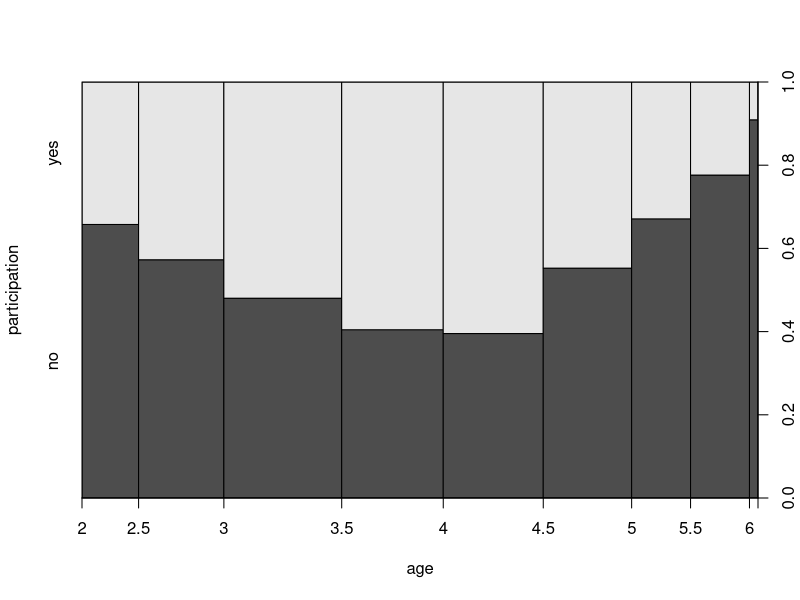
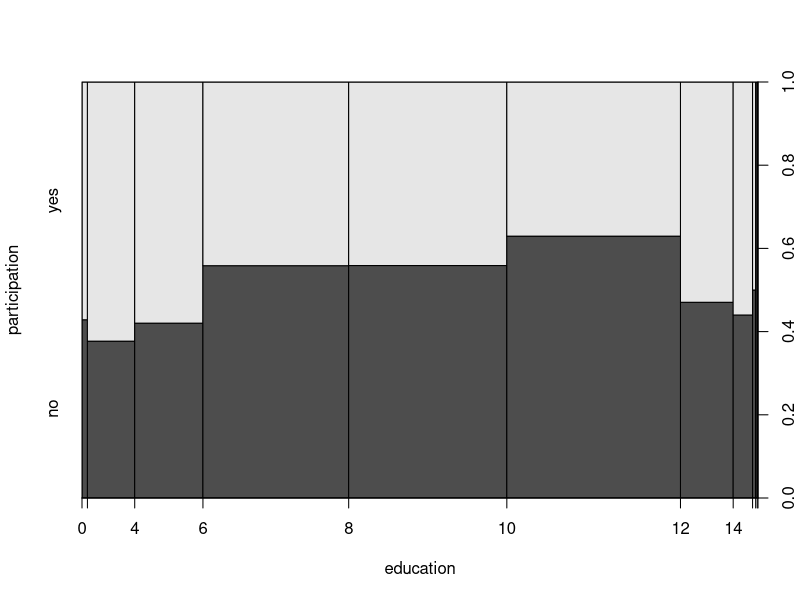
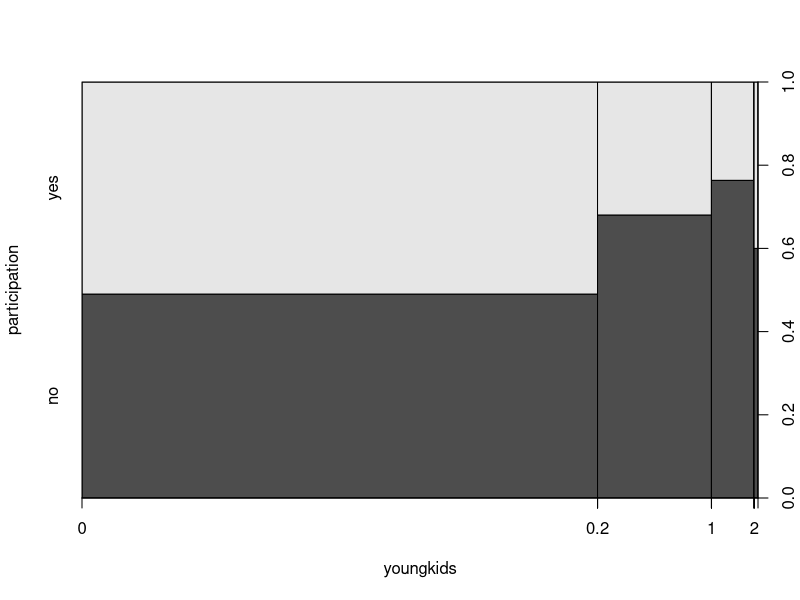
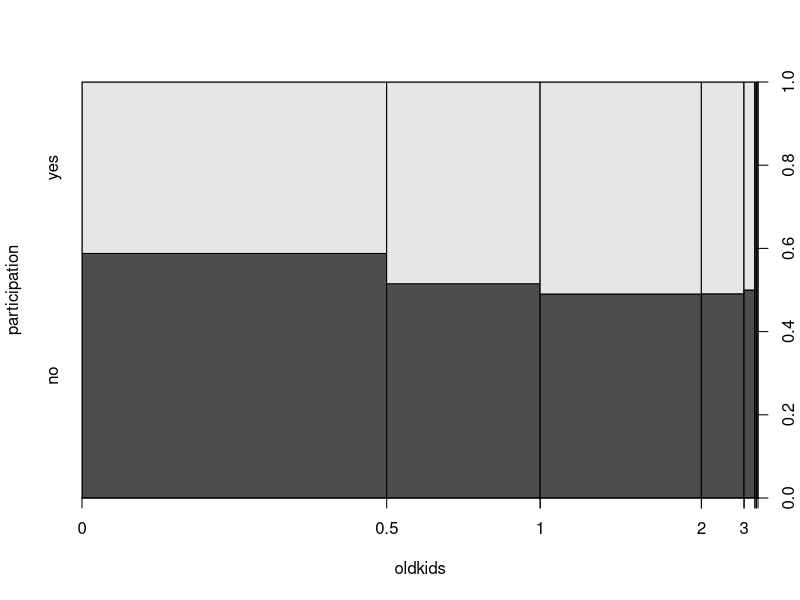
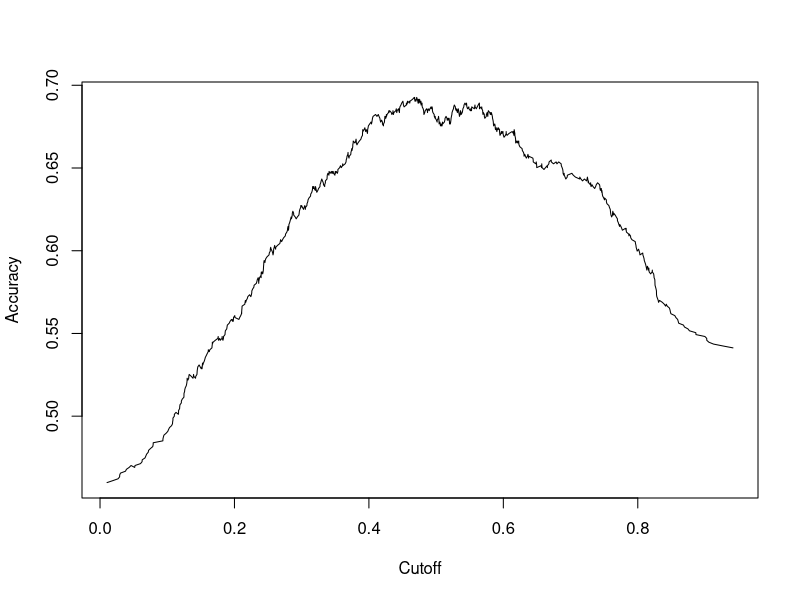
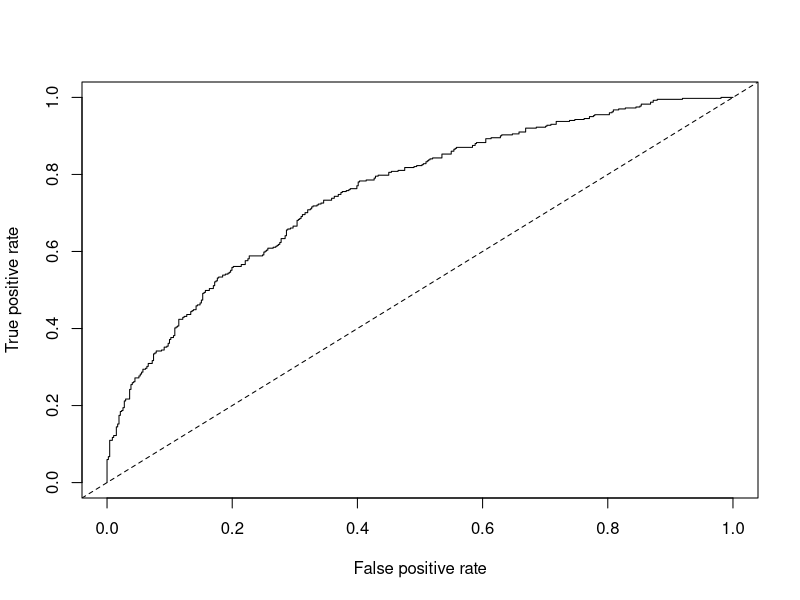

The R script that drew these images, in order:
# 5.2 Binary Dependent Variables
# Applied Econometrics with R

# Created: 17-Mar-2015
# Updated: 17-Mar-2015

#===========
# Libraries
#===========
library(AER)
library(stats)
library(plyr)
library(ROCR)

#=============
# Import data
#=============
data('SwissLabor') # Generates df 'SwissLabor'

#========
# Probit
#========

# Female labour force participation in Switzerland
yxb_swiss <- participation ~ . + I(age^2)
swiss_probit <- glm(yxb_swiss, data = SwissLabor, family = binomial(link = 'probit'))
summary(swiss_probit)

#===============
# Visualization
#===============

# Spinograms
plot(participation ~ age, data = SwissLabor, ylevels = 2:1)
plot(participation ~ education, data = SwissLabor, ylevels = 2:1)
plot(participation ~ youngkids, data = SwissLabor, ylevels = 2:1)
plot(participation ~ oldkids, data = SwissLabor, ylevels = 2:1)

#=========
# Effects
#=========

# Average of sample marginal effects
fav <- mean(dnorm(predict(swiss_probit, type = 'link')))
fav*coef(swiss_probit)

# Average marginal effects
# Note: In this case, it is preferable to report average 
#       effects for all levels of the factors, averaging only 
#       over continuous regressors.
av <- colMeans(SwissLabor[, -c(1, 7)])
av <- data.frame(rbind(swiss = av, foreign = av), foreign = factor(c('no', 'yes')))
av <- predict(swiss_probit, newdata = av, type = 'link')
av <- dnorm(av)
av['swiss']*coef(swiss_probit)[-7]
av['foreign']*coef(swiss_probit)[-7]

#================================
# Goodness of fit and prediction
#================================

# McFadden's pseudo-R^2
swiss_probit0 <- update(swiss_probit, formula = . ~ 1)
mcf <- 1 - as.vector(logLik(swiss_probit)/logLik(swiss_probit0))

# Predicted values
prop.table(table(true = SwissLabor$participation, pred = round(fitted(swiss_probit))), 2)

# Receiver oprating characteristic (ROC)
pred <- prediction(fitted(swiss_probit), SwissLabor$participation)
plot(performance(pred, 'acc'))
plot(performance(pred, 'tpr', 'fpr'))
abline(0, 1, lty = 2)

#===========================
# Residuals and diagnostics
#===========================

# Sum of squares
deviance(swiss_probit) # or;
sum(residuals(swiss_probit, type = 'deviance')^2)
sum(residuals(swiss_probit, type = 'pearson')^2)

# Analysis of deviance
coeftest(swiss_probit, vcov = sandwich)

# Other standard tests for nested models:
# waldtest()
# linear.hypothesis()
# coeftest()

# Note: sandwich gives the usual regression output with 
#       robustified standard errors and t statistics. However, 
#       sandwich estimates are much more useful and less 
#       controversial in Poisson regressions.

# Quasi-complete separation
